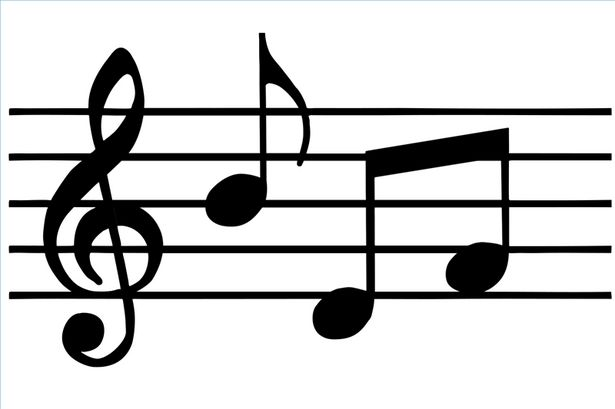
#> input picture images/eighth_notes.jpg, 615 x 409 px
$ python find_note_boxes.py   (Python 2 division)
#> lines starting #> are read from the running program, lines starting #| are printed output that depends on the picture; after the words box and inside, x2 and y2 are one past the last pixel; in counts of white or black regions, pixels touching at a corner belong together
import cv2
import cv2.cv
import numpy as np
from matplotlib import pyplot as plt

np.set_printoptions(threshold=np.nan)

FULL_NOTE = 1
PARTIAL_NOTE = 2
STEM = 3
UNKNOWN = 4

bypass_clef = 120

def read_staff_lines(img):
	edges = cv2.Canny(img,150,700)

	lines = cv2.HoughLines(edges,1,np.pi/180,200)
	staff_lines = []
	for rho,theta in lines[0]:
	    a = np.cos(theta)
	    b = np.sin(theta)
	    x0 = a*rho
	    y0 = b*rho
	    x1 = int(x0 + 1000*(-b))
	    y1 = int(y0 + 1000*(a))
	    x2 = int(x0 - 1000*(-b))
	    y2 = int(y0 - 1000*(a))

	    th = 10 #pixels
	    too_close = False

	    # only appends lines if they're a reasonable distance
	    # from other lines
	    # would be better if used averaging between close lines instead of
	    # just taking the first one we see and tossing the other
	    for y in staff_lines:
	      	if abs(y - y1) <= th:
	    		too_close = True
	    if not too_close:
	    	staff_lines.append((y1))

	return staff_lines

def find_notes(im_name):
#> called with im_name = 'images/eighth_notes.jpg'
	img = cv2.imread(im_name,0)
#> img: shape (409, 615); min 0, max 255, mean 207.6
	rows, cols = np.shape(img)
#> rows = 409; cols = 615
	print rows, cols
#| 409 615

	lines = read_staff_lines(img)
#> in read_staff_lines, `edges = cv2.Canny(img,150,700)`:
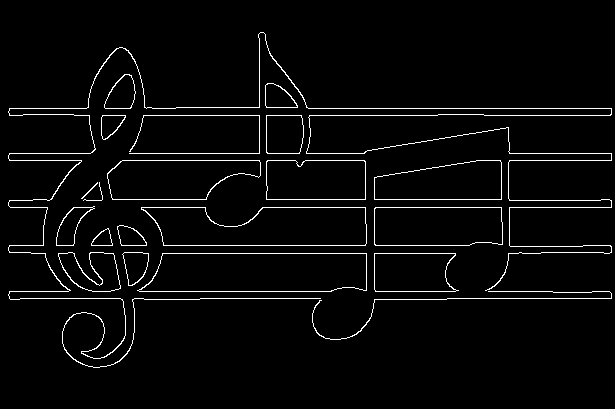
#> edges: shape (409, 615); 3.3% white in thin lines or dots, all inside (x1, y1, x2, y2) = (8, 32, 612, 368)
#> in read_staff_lines, `lines = cv2.HoughLines(edges,1,np.pi/180,200)`: lines = [[115, 1.57], [207, 1.57], [291, 1.57], [108, 1.57], [160, 1.57], [245, 1.57], [153, 1.57], [298, 1.57], [253, 1.57], [199, 1.57]]
#> the loop in read_staff_lines, `for rho,theta in lines[0]:` made 1 pass
#> (rho, theta, a, b, x0, y0, x1, y1) on pass 1: (115, 1.57, -4.37e-08, 1, -5.03e-06, 115, -1000, 114)
#> after the loop in read_staff_lines, `for rho,theta in lines[0]:`: staff_lines = [114]
#> lines = [114]
	lines.sort()
	print lines
#| [114]

#> (the run stopped early here; a loop or call above may not have finished)

$ run again, with images/half_and_quarter.jpg copied over images/eighth_notes.jpg
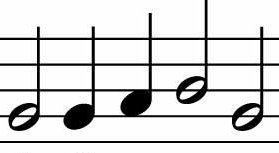
#> input picture images/half_and_quarter.jpg, 279 x 153 px
#> in find_notes, img is the input picture: shape (153, 279); min 0, max 255, mean 215.5
#| 153 279
#> in read_staff_lines, `edges = cv2.Canny(img,150,700)`:
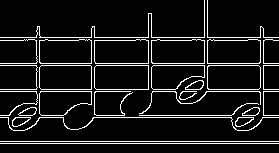
#> edges: shape (153, 279); 9.1% white in thin lines or dots
#> in read_staff_lines, `lines = cv2.HoughLines(edges,1,np.pi/180,200)`: lines = [[141, 1.57], [143, 1.57], [37, 1.57], [63, 1.57], [65, 1.57], [89, 1.57], [91, 1.57], [117, 1.57], [40, 1.57]]
#> the loop in read_staff_lines, `for rho,theta in lines[0]:` made 1 pass
#> (rho, theta, a, b, x0, y0, x1, y1) on pass 1: (141, 1.57, -4.37e-08, 1, -6.16e-06, 141, -1000, 140)
#> after the loop in read_staff_lines, `for rho,theta in lines[0]:`: staff_lines = [140]
#| [140]

$ run again, with images/treblestaffsheetblank.jpg copied over images/eighth_notes.jpg
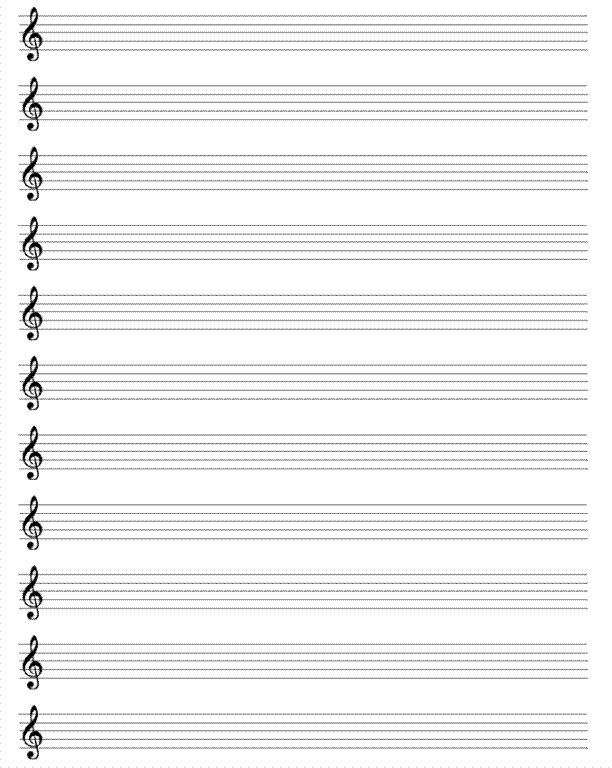
#> input picture images/treblestaffsheetblank.jpg, 612 x 768 px
#> in find_notes, img is the input picture: shape (768, 612); min 0, max 255, mean 242.9
#| 768 612
#> in read_staff_lines, `edges = cv2.Canny(img,150,700)`:
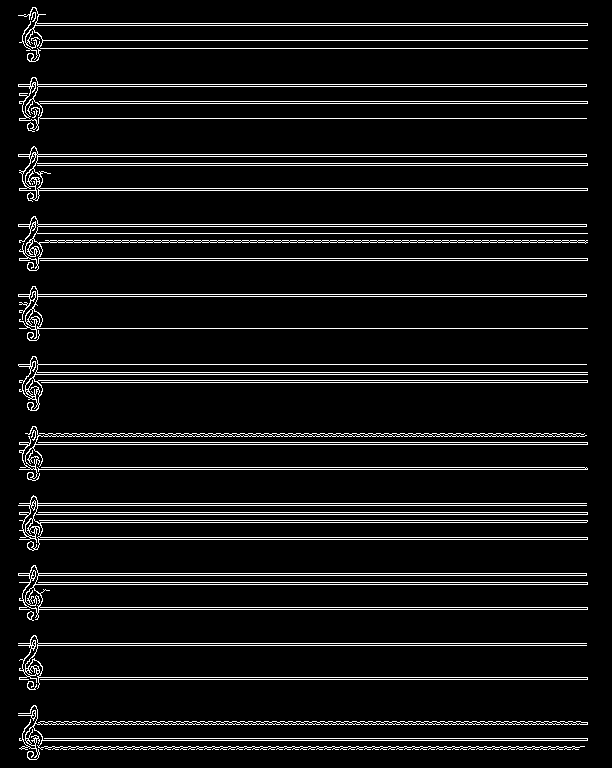
#> edges: shape (768, 612); 7.8% white in thin lines or dots
#> in read_staff_lines, `lines = cv2.HoughLines(edges,1,np.pi/180,200)`: lines = 66 rows, first 8: [190, 1.57], [645, 1.57], [84, 1.57], [86, 1.57], [154, 1.57], [156, 1.57], [294, 1.57], [469, 1.57]
#> the loop in read_staff_lines, `for rho,theta in lines[0]:` made 1 pass
#> (rho, theta, a, b, x0, y0, x1, y1) on pass 1: (190, 1.57, -4.37e-08, 1, -8.31e-06, 190, -1000, 189)
#> after the loop in read_staff_lines, `for rho,theta in lines[0]:`: staff_lines = [189]
#| [189]
